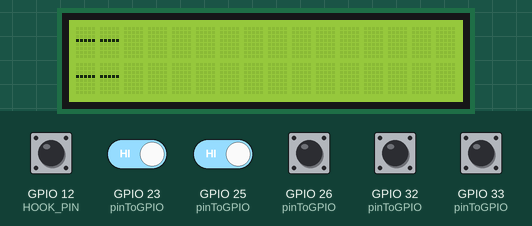
A sketch run on a simulated ESP32. Shown: 16×2 character LCD. Inputs (shaded band) come from the test bench; at power-on: GPIO 12 (HOOK_PIN), GPIO 23 (pinToGPIO), GPIO 25 (pinToGPIO), GPIO 26 (pinToGPIO), GPIO 32 (pinToGPIO), GPIO 33 (pinToGPIO) HIGH. WiFi joins after 1.5 s; servers stay silent unless stated; uploads are accepted with an empty reply.

Above: at 3.2 s.
3.3 s: GPIO 12 (HOOK_PIN) pulled LOW for 0.15 s
At 3.66 s:
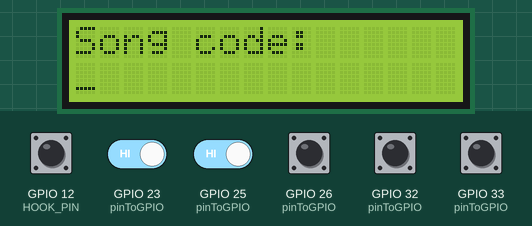
5.2 s: GPIO 33 (pinToGPIO) pulled LOW for 1 s
At 6.0 s:
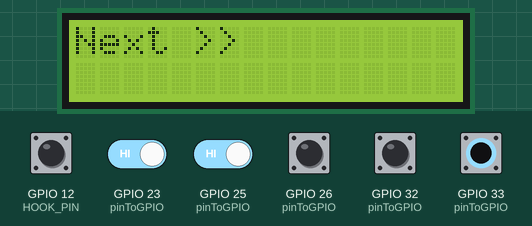
7.7 s: GPIO 32 (pinToGPIO) pulled LOW for 1 s
At 8.7 s:
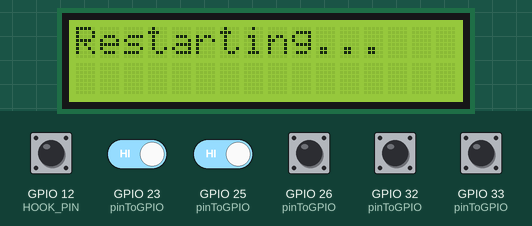
10.4 s: GPIO 12 (HOOK_PIN) driven LOW and GPIO 25 (pinToGPIO) driven LOW
At 11.3 s:
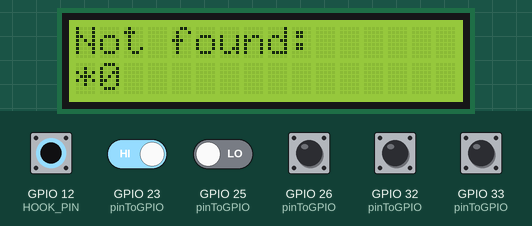
13.4 s: GPIO 23 (pinToGPIO) driven LOW and GPIO 32 (pinToGPIO) driven LOW
At 15.5 s:
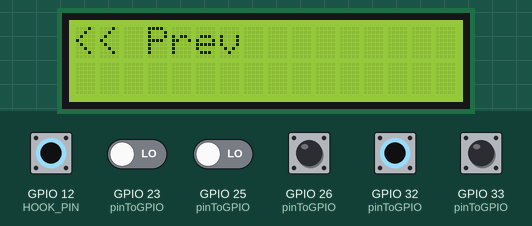
Timing chart, 0 to 17.0 s (numbered marks = the images above; inputs shaded):
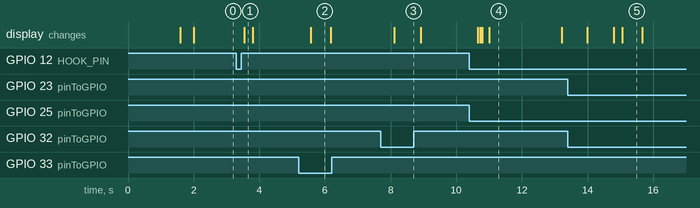

Measured:
- after the input at 3.3 s, the display: changes after 0.24 s (image 1)
- after the input at 5.2 s, the display: changes after 0.36 s (image 2)
- after the input at 7.7 s, the display: changes after 0.41 s (image 3)
- after the input at 10.4 s, the display: first changes after 0.26 s (image 4 shows a later state)
- after the input at 13.4 s, the display: first changes after 0.59 s (image 5 shows a later state)
- what the display in image 2 shows lasts 0.6 s, from 5.6 s to 6.2 s
- what the display in image 4 shows lasts 2.2 s, from 11.0 s to 13.2 s

The sketch:

beetel.ino
```cpp
#include <Wire.h>
#include <LiquidCrystal_I2C.h>
#include <WiFi.h>
#include <HTTPClient.h>
#include <ArduinoJson.h>
#include <vector>

// ═══════════════════════════════════════════════════
//  SONG CACHE STRUCT
// ═══════════════════════════════════════════════════
struct SongEntry {
  String code;
  String uri;
  String name;
  String artist;
  bool   isPlaylist;
};
std::vector<SongEntry> songCache;

// ═══════════════════════════════════════════════════
//  CONFIG
// ═══════════════════════════════════════════════════
const char* WIFI_SSID     = "donut shop mini";
const char* WIFI_PASS     = "hardpass";
const char* API_BASE      = "http://192.168.1.35:8080";
const char* API_KEY       = "test-api-key";

const int NORMAL_VOLUME  = 100;
const int DIAL_VOLUME    = 20;
const int DIAL_TIMEOUT   = 2000;
const int POLL_INTERVAL  = 3000;
const int CACHE_INTERVAL = 600000;

// ═══════════════════════════════════════════════════
//  PIN MAP  (telephone board pin → ESP32 GPIO)
// ═══════════════════════════════════════════════════
int pinToGPIO[] = {
  -1,  // 0  unused
  13,  // 1
  14,  // 2
  27,  // 3
  18,  // 4
  26,  // 5
  -1,  // 6  unused
  19,  // 7
  -1,  // 8  unused
  -1,  // 9  unused
  25,  // 10
  23,  // 11
  32,  // 12
  33   // 13
};

// ═══════════════════════════════════════════════════
//  BUTTON DEFINITIONS
// ═══════════════════════════════════════════════════
struct Button {
  const char* name;
  int a;   // telephone board pin driven LOW
  int b;   // telephone board pin read
};

Button buttons[] = {
  {"1",      3, 13},
  {"2",      2, 13},
  {"3",      1, 13},
  {"4",      3, 12},
  {"5",      2, 12},
  {"6",      1, 12},
  {"7",      3, 11},
  {"8",      2, 11},
  {"9",      1, 11},
  {"*",      3, 10},
  {"0",      2, 10},
  {"#",      1, 10},
  {"VOL",    7,  5},
  {"REDIAL", 5, 12},
  {"UP",     4, 13},
  {"DOWN",   4, 12},
};
const int NUM_BTNS = sizeof(buttons) / sizeof(buttons[0]);

bool lastState[20] = {false};

// ═══════════════════════════════════════════════════
//  HOOK SWITCH  (GPIO 12, NO switch → GND)
// ═══════════════════════════════════════════════════
const int HOOK_PIN = 12;

bool isHandsetLifted() {
  return (digitalRead(HOOK_PIN) == LOW);
}

// ═══════════════════════════════════════════════════
//  PAIRWISE PRESS DETECTION
// ═══════════════════════════════════════════════════
bool isPressed(Button& btn) {
  int pinA = pinToGPIO[btn.a];
  int pinB = pinToGPIO[btn.b];
  if (pinA == -1 || pinB == -1) return false;

  pinMode(pinA, OUTPUT);
  digitalWrite(pinA, LOW);
  pinMode(pinB, INPUT_PULLUP);
  delayMicroseconds(5);
  bool pressed = (digitalRead(pinB) == LOW);
  pinMode(pinA, INPUT_PULLUP);   // restore
  return pressed;
}

// Scans all buttons, returns the name of first newly-pressed one or nullptr
const char* scanButtons() {
  for (int i = 0; i < NUM_BTNS; i++) {
    bool state = isPressed(buttons[i]);
    bool fresh = (state && !lastState[i]);
    lastState[i] = state;
    if (fresh) return buttons[i].name;
  }
  return nullptr;
}

// ═══════════════════════════════════════════════════
//  APP STATE
// ═══════════════════════════════════════════════════
enum AppState { IDLE, DIALING };
AppState appState = IDLE;

String inputBuffer  = "";
bool   playlistMode = false;

unsigned long lastKeyTime   = 0;
unsigned long lastPollTime  = 0;
unsigned long lastCacheTime = 0;

String currentSong   = "--";
String currentArtist = "--";

bool prevHandset = false;


// ═══════════════════════════════════════════════════
//  SERVER PROXY CONTROLS
// ═══════════════════════════════════════════════════
void postApi(const String& endpoint, const String& payload = "") {
  HTTPClient h;
  h.begin(String(API_BASE) + endpoint);
  h.addHeader("X-API-Key", API_KEY);
  if (payload.length() > 0) {
    h.addHeader("Content-Type", "application/json");
  }
  h.POST(payload);
  h.end();
}

void playSong(const String& uri)     { postApi("/api/player/play", "{\"uri\":\"" + uri + "\", \"is_playlist\": false}"); }
void playPlaylist(const String& uri) { postApi("/api/player/play", "{\"uri\":\"" + uri + "\", \"is_playlist\": true}"); }
void setVolume(int v)                { postApi("/api/player/volume?percent=" + String(v)); }
void nextTrack()                     { postApi("/api/player/next"); }
void prevTrack()                     { postApi("/api/player/previous"); }
void restartTrack()                  { postApi("/api/player/restart"); }

void pollNowPlaying() {
  HTTPClient h;
  h.begin(String(API_BASE) + "/api/player/now-playing");
  h.addHeader("X-API-Key", API_KEY);
  if (h.GET() == 200) {
    DynamicJsonDocument doc(1024);
    deserializeJson(doc, h.getString());
    currentSong   = doc["song_name"].as<String>();
    currentArtist = doc["artist"].as<String>();
  }
  h.end();
}

// ═══════════════════════════════════════════════════
//  WEB APP CACHE
// ═══════════════════════════════════════════════════
void fetchCache() {
  HTTPClient h;
  h.begin(String(API_BASE) + "/api/songs");
  h.addHeader("X-API-Key", API_KEY);
  if (h.GET() == 200) {
    DynamicJsonDocument doc(8192);
    deserializeJson(doc, h.getString());
    songCache.clear();
    for (JsonObject o : doc.as<JsonArray>()) {
      songCache.push_back({
        o["dial_code"].as<String>(),
        o["spotify_uri"].as<String>(),
        o["song_name"].as<String>(),
        o["artist"].as<String>(),
        o["is_playlist"].as<bool>()
      });
    }
  }
  h.end();
  lastCacheTime = millis();
}

SongEntry* findEntry(const String& code, bool isPlaylist) {
  for (auto& e : songCache)
    if (e.code == code && e.isPlaylist == isPlaylist) return &e;
  return nullptr;
}

// ═══════════════════════════════════════════════════
//  LCD
// ═══════════════════════════════════════════════════
LiquidCrystal_I2C lcd(0x27, 16, 2);

void showIdle() {
  lcd.clear();
  lcd.setCursor(0, 0);
  lcd.print(currentSong.substring(0, 16));
  lcd.setCursor(0, 1);
  lcd.print(currentArtist.substring(0, 16));
}

void showDialing() {
  lcd.clear();
  lcd.setCursor(0, 0);
  lcd.print(playlistMode ? "Playlist: *" : "Song code:");
  lcd.setCursor(0, 1);
  lcd.print(inputBuffer.length() ? inputBuffer : "_");
}

// ═══════════════════════════════════════════════════
//  STATE TRANSITIONS
// ═══════════════════════════════════════════════════
void enterDialing() {
  appState     = DIALING;
  inputBuffer  = "";
  playlistMode = false;
  lastKeyTime  = millis();
  setVolume(DIAL_VOLUME);
  showDialing();
}

void enterIdle() {
  appState     = IDLE;
  inputBuffer  = "";
  playlistMode = false;
  setVolume(NORMAL_VOLUME);
  showIdle();
}

void confirmDial() {
  if (inputBuffer.length() == 0) { enterIdle(); return; }

  lcd.clear();
  lcd.print("Looking up...");

  SongEntry* e = findEntry(inputBuffer, playlistMode);

  // If not found in local memory, try refreshing from the server once
  if (!e) {
    fetchCache();
    e = findEntry(inputBuffer, playlistMode);
  }

  if (e) {
    lcd.clear();
    lcd.setCursor(0, 0);
    lcd.print(playlistMode ? "Playlist:" : "Playing:");
    lcd.setCursor(0, 1);
    lcd.print(e->name.substring(0, 16));

    if (playlistMode) playPlaylist(e->uri);
    else              playSong(e->uri);

    currentSong   = e->name;
    currentArtist = e->artist;
    delay(1500);
  } else {
    lcd.clear();
    lcd.print("Not found:");
    lcd.setCursor(0, 1);
    lcd.print((playlistMode ? "*" : "") + inputBuffer);
    delay(2000);
  }
  enterIdle();
}

// ═══════════════════════════════════════════════════
//  DIAL KEY HANDLER
// ═══════════════════════════════════════════════════
void handleDialKey(const char* key) {
  lastKeyTime = millis();

  if (strcmp(key, "#") == 0) { confirmDial(); return; }

  if (strcmp(key, "*") == 0) {
    if (inputBuffer.length() == 0) {   // * only switches mode at the start
      playlistMode = true;
      showDialing();
    }
    return;
  }

  // Digit keys 0–9
  if (strlen(key) == 1 && key[0] >= '0' && key[0] <= '9') {
    if (inputBuffer.length() < 6) {
      inputBuffer += key[0];
      showDialing();
    }
  }
}

// ═══════════════════════════════════════════════════
//  SETUP
// ═══════════════════════════════════════════════════
void setup() {
  Serial.begin(115200);

  // All telephone pins start as INPUT_PULLUP
  // isPressed() will temporarily flip one to OUTPUT as needed
  for (int i = 1; i <= 13; i++) {
    if (pinToGPIO[i] != -1)
      pinMode(pinToGPIO[i], INPUT_PULLUP);
  }

  pinMode(HOOK_PIN, INPUT_PULLUP);

  Wire.begin(21, 22);
  lcd.begin();
  lcd.backlight();

  lcd.print("Connecting WiFi");
  WiFi.begin(WIFI_SSID, WIFI_PASS);
  while (WiFi.status() != WL_CONNECTED) delay(500);

  lcd.clear(); lcd.print("Fetching songs..");
  fetchCache();

  pollNowPlaying();
  showIdle();
}

// ═══════════════════════════════════════════════════
//  LOOP
// ═══════════════════════════════════════════════════
void loop() {

  // ── 1. Hook switch ──────────────────────────────
  bool handsetUp = isHandsetLifted();
  if (handsetUp != prevHandset) {
    prevHandset = handsetUp;
    if  (handsetUp && appState == IDLE)    enterDialing();
    if (!handsetUp && appState == DIALING) enterIdle();  // replaced mid-dial = cancel
  }

  // ── 2. Button scan ──────────────────────────────
  const char* key = scanButtons();
  if (key) {
    if (appState == DIALING) {
      handleDialKey(key);
    } else {
      // IDLE — navigation controls always active
      if      (strcmp(key, "UP")     == 0) { nextTrack();    lcd.clear(); lcd.print("Next >>"); delay(400); pollNowPlaying(); showIdle(); }
      else if (strcmp(key, "DOWN")   == 0) { prevTrack();    lcd.clear(); lcd.print("<< Prev"); delay(400); pollNowPlaying(); showIdle(); }
      else if (strcmp(key, "REDIAL") == 0) { restartTrack(); lcd.clear(); lcd.print("Restarting..."); delay(800); showIdle(); }
    }
  }

  // ── 3. Dial timeout: 2s silence → auto confirm ──
  if (appState == DIALING && inputBuffer.length() > 0) {
    if (millis() - lastKeyTime > DIAL_TIMEOUT) confirmDial();
  }

  // ── 4. Poll now-playing every 3s (idle only) ────
  if (appState == IDLE && millis() - lastPollTime > POLL_INTERVAL) {
    lastPollTime = millis();
    pollNowPlaying();
    showIdle();
  }

  // ── 5. Refresh song cache every 10 min ──────────
  if (millis() - lastCacheTime > CACHE_INTERVAL) fetchCache();

  delay(50);  // matches your working test sketch's debounce timing
}
```
